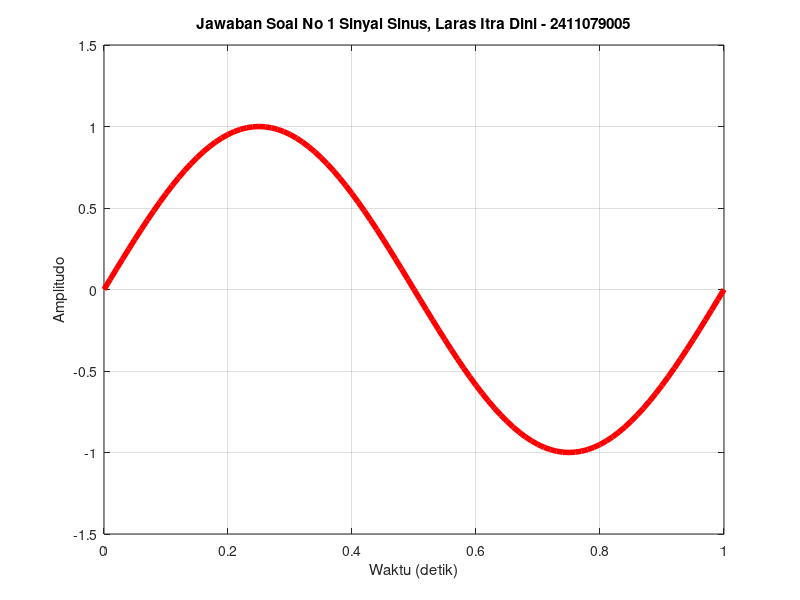

MATLAB code for this plot:
% Parameter sinyal
f = 1;             % Frekuensi (Hz)
A = 1;             % Amplitudo puncak (Volt)
T = 1;             % Periode (detik)
t = 0:0.01:T;

% Persamaan sinyal sinus
v = A * sin(2 * pi * f * t);

% Plot sinyal
figure;
plot(t, v, 'r', 'LineWidth', 4);
grid on;
title('Jawaban Soal No 1 Sinyal Sinus, Laras Itra Dini - 2411079005');
xlabel('Waktu (detik)');
ylabel('Amplitudo');

% Menentukan rentang sumbu Y antara -1.5 V hingga 1.5 V
axis([0 T -1.5 1.5]);

